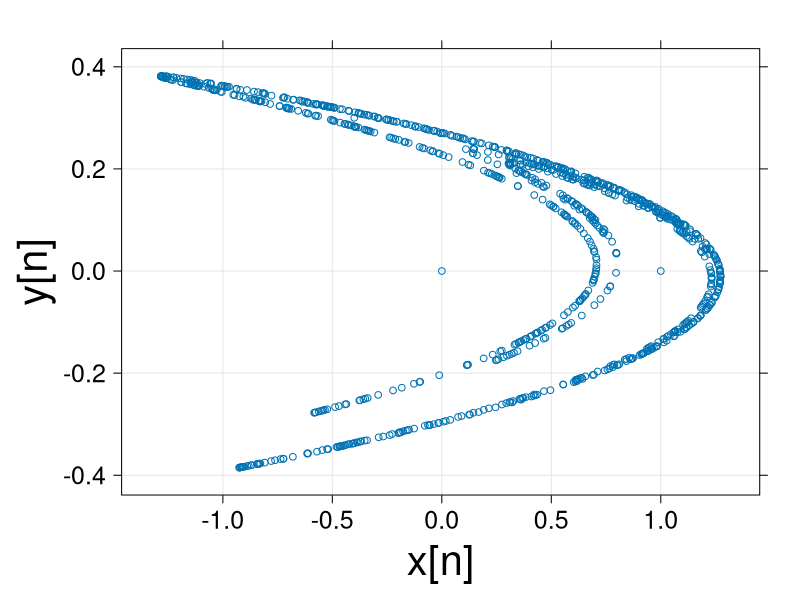

Source code (R):
library(lattice) ##xyplot



N <- 1000


#reference
#http://www.stat.cmu.edu/~cshalizi/462/lectures/03/03.R

henon.map = function(x,a,b){
  x.new=x
  x.new[1,] = 1 - a*x[1,]*x[1,] + x[2,]
  x.new[2,] = b*x[1,]
  x=x.new
  return(x.new)
}

#x <- matrix(nrow=2,ncol=1)
x <- matrix(c(.0,.0),ncol=1)


henon.map.ts = function(timesteps,x,a,b) {
  x.ts = matrix(nrow=2,ncol=timesteps)
  x.ts[,1] = x[,1]
  for (t in (2:timesteps)) {
    x = henon.map(x,a,b)
    x.ts[,t] = x
  }
  return(x.ts)
}


hmts<-henon.map.ts(N,x,1.4,0.3)


# 2D plot 
p <- xyplot(hmts[2,] ~ hmts[1,],
       type="p",
       main=list(label="", cex=2.5),
       xlab=list(label="x[n]", cex=2.5),
       ylab=list(label="y[n]", cex=2.5),
       scales=list(cex=1.5),# labels from the        
       grid=TRUE)
plot(p)


write(hmts[1,], file = "henon_xn.dat", ncolumns=1)
write(hmts[2,], file = "henon_yn.dat", ncolumns=1)
